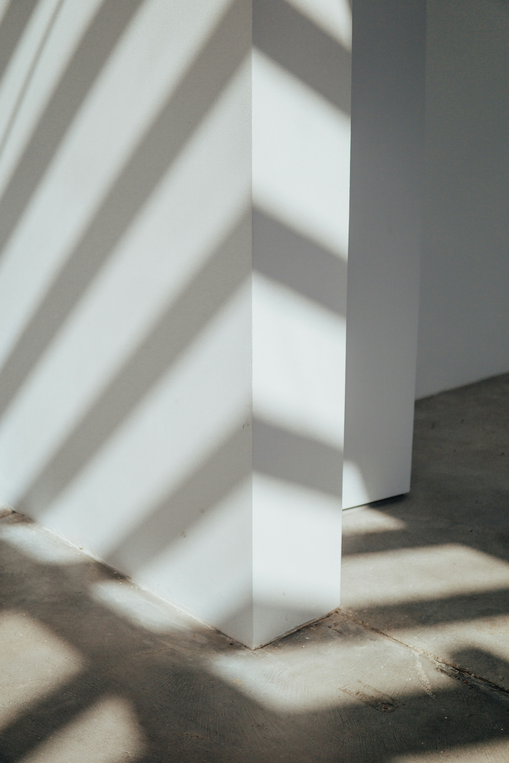
#> input picture HW1/image/img.png, 509 x 763 px, shrunk from 3931 x 5897 before the run
$ python main.py
#> lines starting #> are read from the running program, lines starting #| are printed output that depends on the picture
#> further down, img is the input picture: shape (763, 509, 3); mean B, G, R 144, 149.1, 147.2
### HW1/funzioni.py
import cv2
import numpy as np
import pandas as pd
import matplotlib.pyplot as plt
from skimage.metrics import structural_similarity as ssim

"""

    DEGRADATION

"""
# Degradazione sintetica: riduce il contrasto e aggiunge rumore gaussiano.
# alpha: fattore di contrazione (0-1, piu' basso = meno contrasto)
# center: livello attorno a cui si contrae la dinamica (128 = grigio medio)
# noise_sigma: deviazione standard del rumore gaussiano (media zero)
# seed: seme del generatore casuale, rende il rumore riproducibile
def degrade_image(img, alpha, center, noise_sigma, seed):
#> called with alpha = 0.5, center = 128, noise_sigma = 10, seed = 42
    rng = np.random.default_rng(seed)
    # g = alpha * (f - center) + center, calcolato in float32 per evitare overflow
    degraded = alpha * (img.astype(np.float32) - center) + center
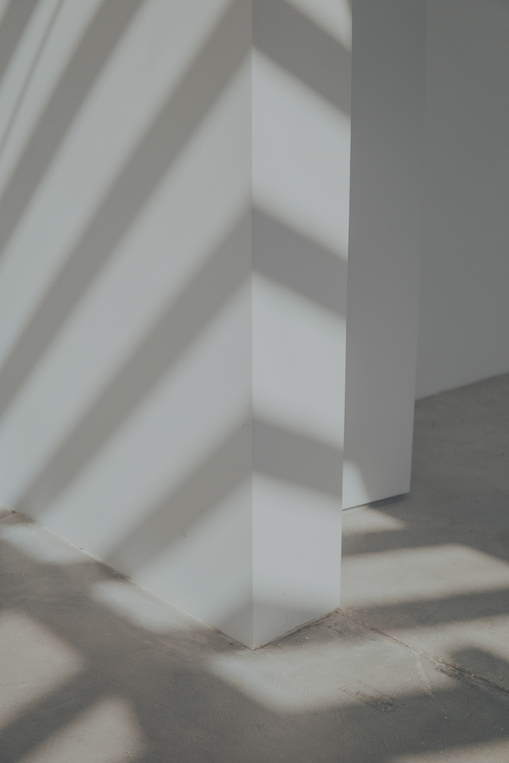
#> degraded: shape (763, 509, 3) float32; mean B, G, R 136, 138.6, 137.6
    noise= rng.normal(0, noise_sigma, img.shape).astype(np.float32)
    # Arrotonda, satura in [0, 255] e torna a uint8
    return np.clip(np.rint(degraded + noise), 0, 255).astype(np.uint8)

# Variante della degradazione con trasformazione lineare g = gain * f + bias.
# gain/bias: coefficienti della trasformazione; noise_sigma e seed come sopra.
# Non e' usata nella pipeline principale.
# [9 lines left out: function degrade_image_alternative, not called in this run]

"""

    PIPELINE ENHANCEMENT METHODS

"""

""" 1. BASELINE """

# Riferimento: la degradata senza alcuna elaborazione
def method_baseline(img):
    return img.copy()

""" 2. CONTRAST STRETCHING """

# Stretching lineare sulla sola luminanza L di CIE-Lab.
# low_perc/high_perc: percentili che diventano 0 e 255 (ignorano i pixel estremi)
# a e b non vengono toccati, quindi la tinta non cambia.
def method_stretching_LAB(img, low_perc, high_perc):
#> called with low_perc = 2, high_perc = 98
    lab = cv2.cvtColor(img, cv2.COLOR_BGR2LAB)
#> lab: shape (763, 509, 3); mean of channels 0, 1, 2 146.5, 127.3, 129.3
    l, a, b = cv2.split(lab)
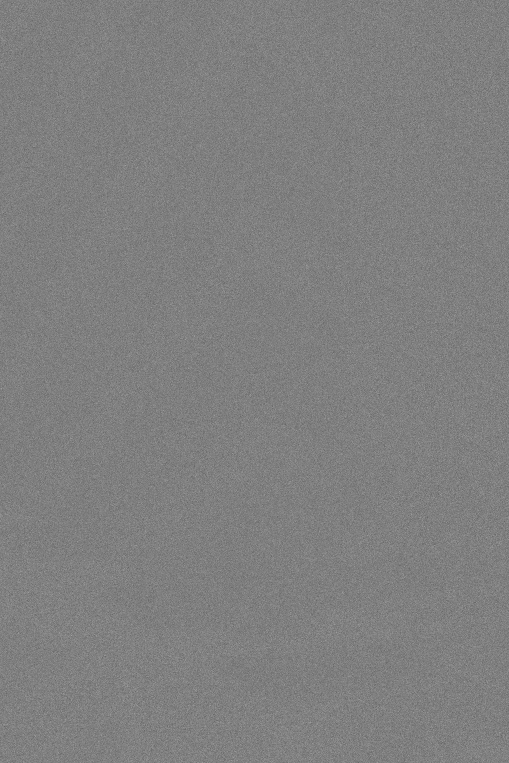
#> a: shape (763, 509); min 98, max 163, mean 127.3
    l = l.astype(np.float32)

    p_low = np.percentile(l, low_perc)
#> p_low = 93
    p_high = np.percentile(l, high_perc)
#> p_high = 191
    # max(...) evita la divisione per zero su immagini quasi piatte
    l_stretched = np.clip((l - p_low) * (255.0 / max(p_high - p_low, 1e-5)), 0, 255).astype(np.uint8)
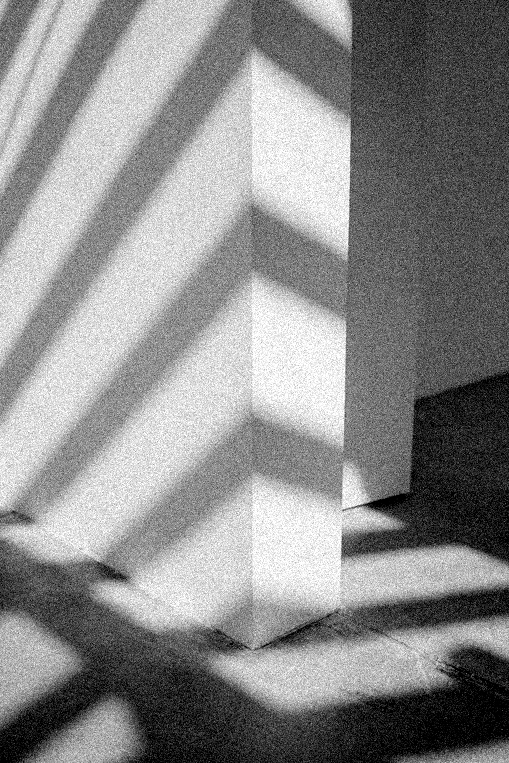
#> l_stretched: shape (763, 509); min 0, max 255, mean 138.9

    return cv2.cvtColor(cv2.merge((l_stretched, a, b)), cv2.COLOR_LAB2BGR)

# Stretching lineare sul solo canale V di HSV (parametri come sopra).
# H e S restano invariati, ma la saturazione percepita puo' cambiare.
# [23 lines left out: functions method_stretching_HSV, method_stretching_RGB, not called in this run]

""" 3. HISTOGRAM EQUALIZATION """

# Equalizzazione dell'istogramma sulla sola L di CIE-Lab: i colori (a, b) non cambiano.
# Distribuisce i livelli in modo non lineare, quindi puo' amplificare il rumore.
def method_histogramEqualization_LAB(img):
    lab = cv2.cvtColor(img, cv2.COLOR_BGR2LAB)
    l, a, b = cv2.split(lab)
    l_eq = cv2.equalizeHist(l)
    return cv2.cvtColor(cv2.merge((l_eq, a, b)), cv2.COLOR_LAB2BGR)
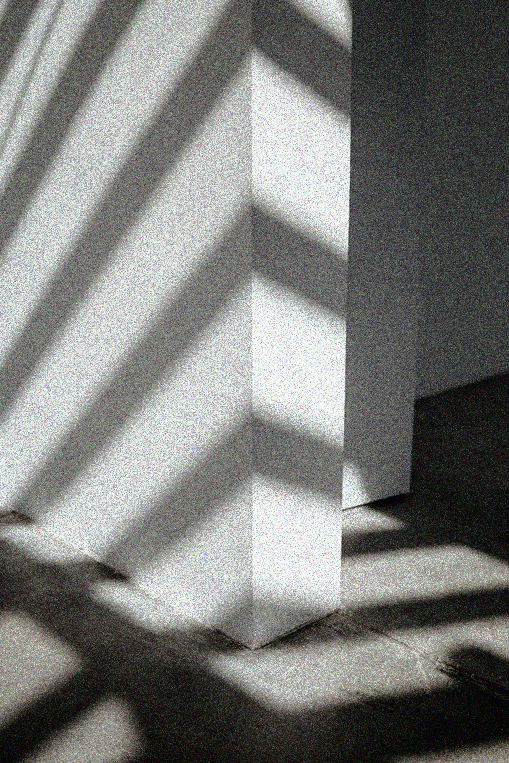
#> returned value: shape (763, 509, 3); mean B, G, R 121.7, 124.3, 123.1

# Equalizzazione sul solo canale V di HSV: H e S restano invariati,
# ma i colori possono apparire piu' slavati o piu' saturi.
# [5 lines left out: function method_histogramEqualization_HSV, not called in this run]

""" 4. DENOISING + CLAHE + BOOST """

# Sfocatura gaussiana (kernel 5x5, sigma 2) dei canali cromatici a e b:
def smoothing(a, b):
    a_smooth = cv2.GaussianBlur(a, (5, 5), 2)
    b_smooth = cv2.GaussianBlur(b, (5, 5), 2)
    return a_smooth, b_smooth

# Guadagno cromatico: scala a e b attorno al neutro (128).
# chroma_gain > 1 aumenta la saturazione, < 1 la riduce.
def boost(a, b, chroma_gain):
    a = np.clip((a.astype(np.float32) - 128) * chroma_gain + 128, 0, 255).astype(np.uint8)
    b = np.clip((b.astype(np.float32) - 128) * chroma_gain + 128, 0, 255).astype(np.uint8)
    return a, b

# Metodo combinato: denoising NLM -> stretching di L -> CLAHE -> guadagno cromatico.
# h, h_color: forza del denoising su luminanza e colore (piu' alto = piu' rumore tolto,
#             ma anche piu' dettagli smussati)
# clip_limit: limite di contrasto di CLAHE (basso = meno amplificazione del rumore)
# tile_grid: numero di blocchi in cui CLAHE divide l'immagine
# chroma_gain: guadagno cromatico applicato da boost
def method_denoise_LAB(img, h, h_color, clip_limit, tile_grid, chroma_gain):
    # 1. Non-local means sul colore: media patch simili in tutta l'immagine
#> called with h = 20, h_color = 20, clip_limit = 1.5, tile_grid = (8, 8), chroma_gain = 1.5
    denoised = cv2.fastNlMeansDenoisingColored(img, None, h, h_color, 7, 21)

    lab = cv2.cvtColor(denoised, cv2.COLOR_BGR2LAB)
#> lab: shape (763, 509, 3); mean of channels 0, 1, 2 146, 127.1, 129.4
    l, a, b = cv2.split(lab)

    # 2. Stretching lineare della luminanza sui percentili 1-99
    l_float = l.astype(np.float32)
    p_low, p_high = np.percentile(l_float, (1, 99))
#> p_low = 94; p_high = 185
    l_stretched = np.clip((l_float - p_low) * (255.0 / max(p_high - p_low, 1e-5)), 0, 255).astype(np.uint8)
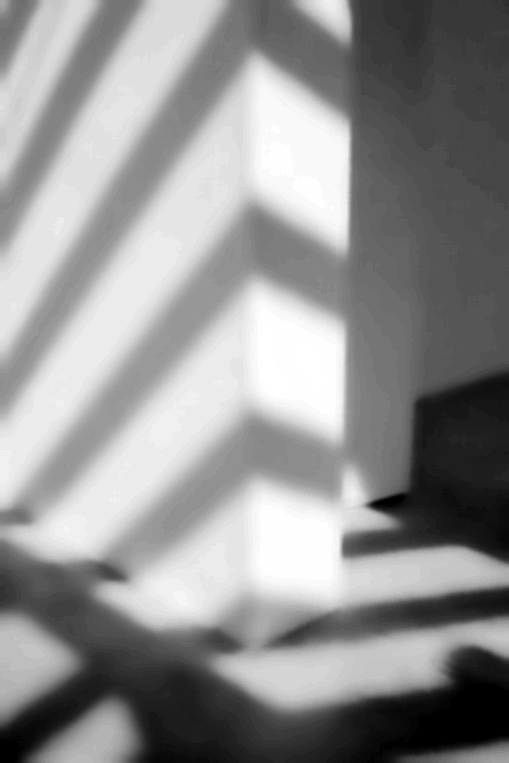
#> l_stretched: shape (763, 509); min 0, max 255, mean 145.3

    # 3. CLAHE: equalizzazione adattiva locale con clipLimit contenuto
    clahe = cv2.createCLAHE(clipLimit=clip_limit, tileGridSize=tile_grid)
    l_clahe = clahe.apply(l_stretched)

    # 4. Filtro bilaterale su L (leviga le zone piatte preservando i bordi), non è stato usato nella pipeline finale
    #l_smooth = cv2.bilateralFilter(l_clahe, d=7, sigmaColor=20, sigmaSpace=10)

    # 5. Smoothing dei canali cromatici e guadagno.
    a_smooth, b_smooth = smoothing(a, b)
    a_boost, b_boost = boost(a_smooth, b_smooth, chroma_gain)

    # Ricomposizione: L da CLAHE, a e b con guadagno; conversione di nuovo in BGR
    return cv2.cvtColor(cv2.merge((l_clahe, a_boost, b_boost)), cv2.COLOR_LAB2BGR)
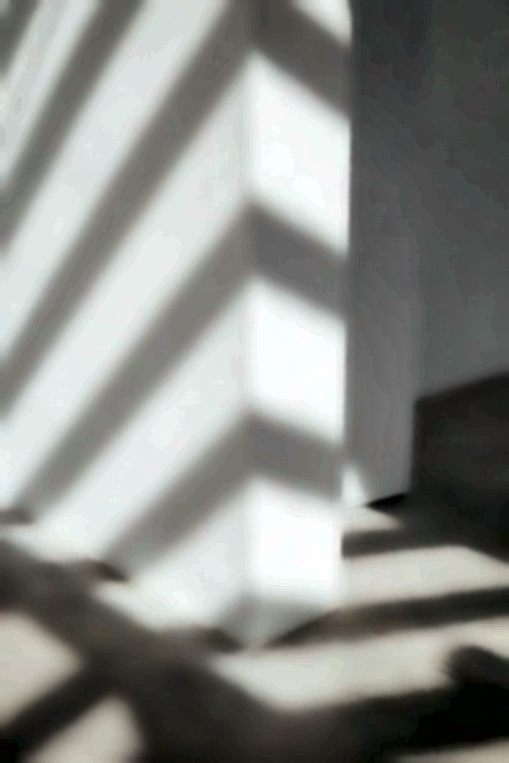
#> returned value: shape (763, 509, 3); mean B, G, R 135.9, 139.8, 137.9
"""

    METRICS

"""

# PSNR in dB rispetto all'originale: piu' alto e' meglio. Vale inf se le immagini coincidono.
def psnr(orig, res):
    mse = np.mean((orig.astype(np.float32) - res.astype(np.float32)) ** 2)
    return float("inf") if mse == 0 else 10 * np.log10(255.0 ** 2 / mse)

# Errore assoluto medio rispetto all'originale: piu' basso e' meglio
def mae(orig, res):
    return float(np.mean(np.abs(orig.astype(np.float32) - res.astype(np.float32))))

# SSIM (scikit-image) sui 3 canali; data_range=255 perche' le immagini sono uint8
def Ssim(orig, res):
    return ssim(orig, res, channel_axis=2, data_range=255)

### HW1/main.py
import cv2
import numpy as np
import pandas as pd
import matplotlib.pyplot as plt
import funzioni as fz
from skimage.metrics import structural_similarity as ssim

# Parametri della degradazione, fissi per tutte le immagini
ALPHA = 0.5        # fattore di contrazione del contrasto
CENTER = 128       # livello attorno a cui si contrae la dinamica
NOISE_SIGMA = 10   # deviazione standard del rumore gaussiano
SEED = 42          # seme per rendere il rumore riproducibile

# cartelle di output
DEG_DIR = "results/degraded"
FIG_DIR = "results/figures"
PROC_DIR = "results/processed"
CSV_PATH = "results/risultati_metriche.csv"

# Crea e salva un'unica figura con originale, degradata e risultati dei metodi affiancati.
# img_orig/img_degraded: immagini BGR; results: dizionario {nome metodo: immagine};
# image_name: nome del file, usato nel titolo e nel nome del file di output.
def save_pipeline(img_orig, img_degraded, results, image_name):
    # Lista di (titolo, immagine): prima originale e degradata, poi i metodi
    pipeline_images = [
        ("Originale", img_orig),
        ("Degradata", img_degraded)
    ]
    pipeline_images += list(results.items())

    n_images = len(pipeline_images)
    # Una sola riga con un pannello per immagine
    fig, axes = plt.subplots(1, n_images, figsize=(4 * n_images, 4))

    for ax, (name, img) in zip(axes, pipeline_images):
        # OpenCV usa BGR, matplotlib vuole RGB
        ax.imshow(cv2.cvtColor(img, cv2.COLOR_BGR2RGB))
        ax.set_title(name, fontsize=10)
        ax.axis("off")

    fig.suptitle(f"Pipeline - {image_name}", fontsize=14)
    plt.tight_layout()

    # Salva la figura nella cartella figures: pipeline_<nome>.png
    output_path = f"{FIG_DIR}/pipeline_{image_name}.png"
    plt.savefig(output_path, bbox_inches="tight", dpi=300)

    # Visualizzazione a schermo disattivata:
    # plt.show()

    # Chiude la figura per liberare memoria
    plt.close(fig)


# Immagini da elaborare
image_paths = ["image/img.png", "image/img2.png", "image/img3A.png", "image/img4.png", "image/img5.png"]
# Una riga per ogni coppia (immagine, metodo), raccolte per la tabella finale
rows = []

for image in image_paths:
    img = cv2.imread(image)

    # cv2.imread restituisce None se il file non esiste o non e' leggibile
    if img is None:
        print(f"Impossibile leggere {image}")
        continue

    # Nome del file senza estensione (es. "image/img.jpg" -> "img")
    stem = image.split("/")[-1].rsplit(".", 1)[0]

    # Degradazione con parametri fissi: i metodi vedono solo questa versione
    img_degraded = fz.degrade_image(img, alpha=ALPHA, center=CENTER, noise_sigma=NOISE_SIGMA, seed=SEED)

    # Salva la degradata (PNG, senza perdita)
    cv2.imwrite(f"{DEG_DIR}/{stem}.png", img_degraded)

    # Metodi di elaborazione applicati alla degradata, con parametri identici per ogni immagine
    pipeline = {
        "Baseline": fz.method_baseline(img_degraded),
        "Contrast Stretching LAB": fz.method_stretching_LAB(img_degraded, 2, 98),
        "Histogram Equalization LAB": fz.method_histogramEqualization_LAB(img_degraded),
        "Denoise + CLAHE": fz.method_denoise_LAB(img_degraded, h=20, h_color=20, clip_limit=1.5, tile_grid=(8, 8), chroma_gain=1.5)
    }

    # Metriche calcolate rispetto all'originale (non alla degradata)
    for name, method in pipeline.items():
        # Salva il risultato del metodo come immagine singola
        fname = name.replace(" + ", "_").replace(" ", "_")
        cv2.imwrite(f"{PROC_DIR}/{stem}_{fname}.png", method)
        rows.append([
            image.split("/")[-1],
            name,
            round(fz.psnr(img, method), 2),
            round(fz.Ssim(img, method), 3),
            round(fz.mae(img, method), 2)
        ])
#> this loop made 4 passes
#> (name, fname, mse in psnr) on passes 1 to 4: ('Baseline', 'Baseline', 935.4), ('Contrast Stretching LAB', 'Contrast_Stretching_LAB', 721.2), ('Histogram Equalization LAB', 'Histogram_Equalization_LAB', 1194.5), ('Denoise + CLAHE', 'Denoise_CLAHE', 505.2)
#> after the loop, rows = [['img.png', 'Baseline', 18.42, 0.425, 25.88], ['img.png', 'Contrast Stretching LAB', 19.55, 0.257, 22.08], ['img.png', 'Histogram Equalization LAB', 17.36, 0.239, 29.82], ['img.png', 'Denoise + CLAHE', 21.1, 0.827, 20.17]]

    # Salvataggio della figura su file invece del plot a schermo
    save_pipeline(img, img_degraded, pipeline, stem)
#> in save_pipeline, `pipeline_images += list(results.items())`: pipeline_images = 6 items
#> in save_pipeline, `n_images = len(pipeline_images)`: n_images = 6
#> the loop in save_pipeline, `for ax, (name, img) in zip(axes, pipeline_images):` made 6 passes
#> name on passes 1 to 6: 'Originale', 'Degradata', 'Baseline', 'Contrast Stretching LAB', 'Histogram Equalization LAB', 'Denoise + CLAHE'
#> in save_pipeline, `plt.savefig(output_path, bbox_inches="tight", dpi=300)`:
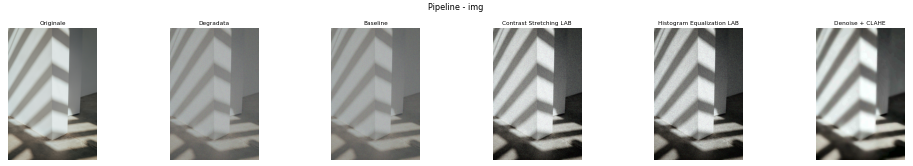
#> figure drawn by matplotlib, 6 panels
#> pass 2 of the loop `for image in image_paths:`:
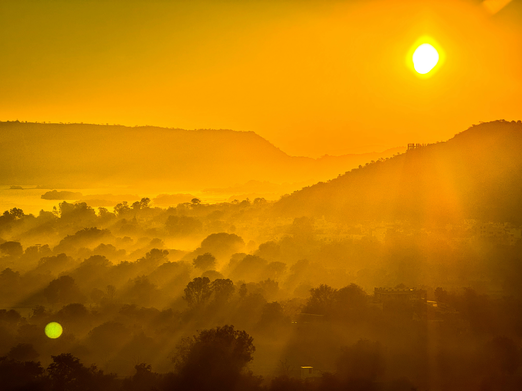
#> input picture HW1/image/img2.png, 522 x 391 px, shrunk from 4032 x 3024 before the run
#> img is the input picture: shape (391, 522, 3); mean B, G, R 2, 118.6, 184.7
#> stem = 'img2'
#> degraded: shape (391, 522, 3) float32
#> l_eq: shape (391, 522)
#> in method_histogramEqualization_LAB (call 2), `return cv2.cvtColor(cv2.merge((l_eq, a, b)), cv2.COLOR_LAB2BGR)`:
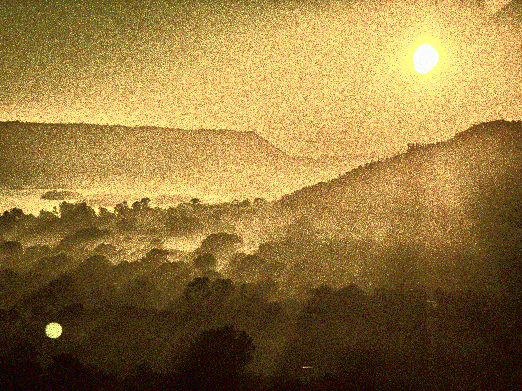
#> returned value: shape (391, 522, 3); mean B, G, R 60.8, 119, 149.4
#> denoised: shape (391, 522, 3)
#> l_float: shape (391, 522) float32
#> in method_denoise_LAB (call 2), `p_low, p_high = np.percentile(l_float, (1, 99))`: p_low = 80; p_high = 174
#> in method_denoise_LAB (call 2), `l_stretched = np.clip((l_float - p_low) * (255.0 / max(p_high - p_low,..`:
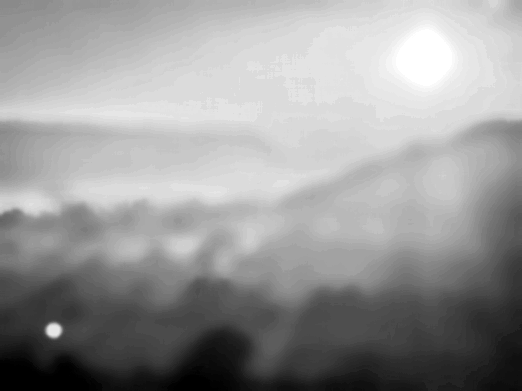
#> l_stretched: shape (391, 522); min 0, max 255, mean 152.1
#> l_clahe: shape (391, 522)
#> a_smooth: shape (391, 522)
#> b_smooth: shape (391, 522)
#> the loop `for name, method in pipeline.items():` made 4 passes
#> (name, fname, mse in psnr) on passes 1 to 4: ('Baseline', 'Baseline', 2256.1), ('Contrast Stretching LAB', 'Contrast_Stretching_LAB', 3186.4), ('Histogram Equalization LAB', 'Histogram_Equalization_LAB', 2959.4), ('Denoise + CLAHE', 'Denoise_CLAHE', 1057.4)
#> after the loop `for name, method in pipeline.items():`: rows = 8 items
#> the loop in save_pipeline (call 2), `for ax, (name, img) in zip(axes, pipeline_images):` made 6 passes


# Tabella finale con tutte le metriche
df = pd.DataFrame(
    rows,
    columns=["Immagine", "Metodo", "PSNR (dB)", "SSIM", "MAE"]
)

print(df.to_string(index=False))

# Esporta in CSV (separatore ';' e virgola decimale per aprirlo in Excel italiano)
#> (the run stopped early here; a loop or call above may not have finished)
